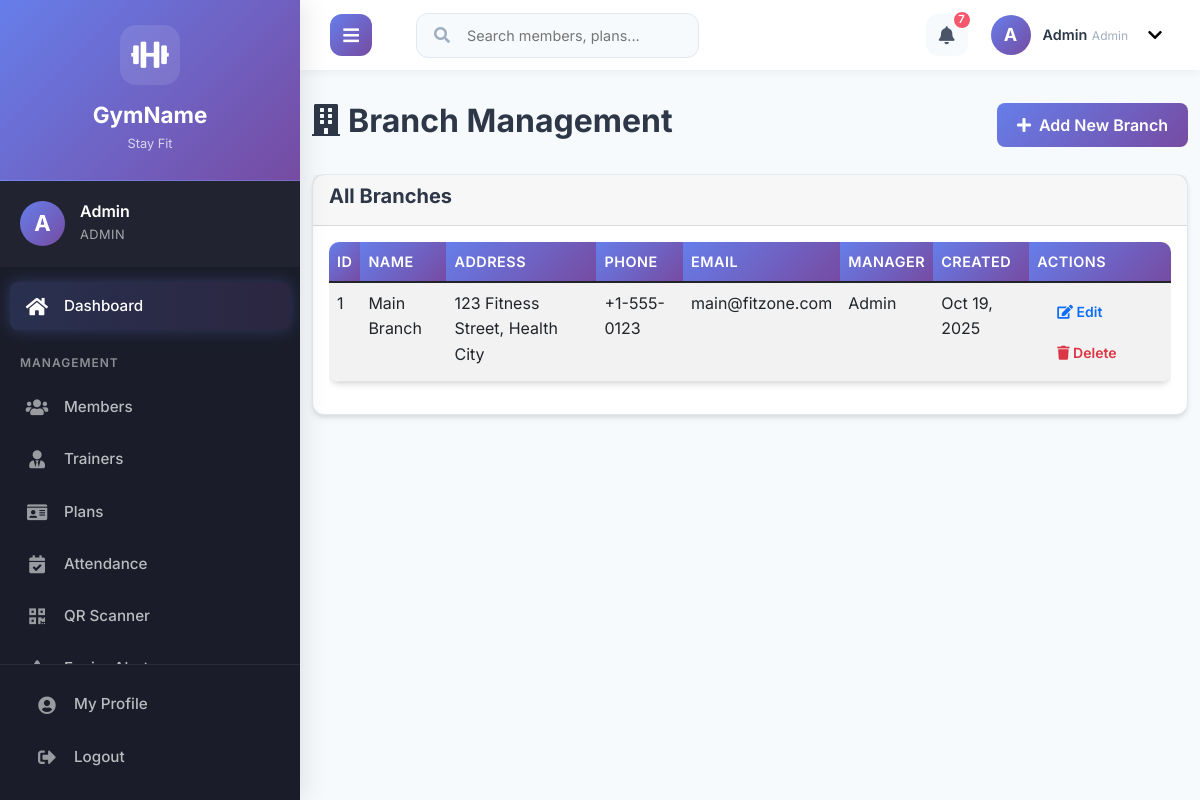
/admin/branches.php (signed in), run on the app's committed database.
### tables this page shows
CREATE TABLE branches (
    id INT AUTO_INCREMENT PRIMARY KEY,
    name VARCHAR(100) NOT NULL,
    address TEXT,
    phone VARCHAR(20),
    email VARCHAR(100),
    manager_id INT,
    created_at TIMESTAMP DEFAULT CURRENT_TIMESTAMP,
    FOREIGN KEY (manager_id) REFERENCES users(id)
);

CREATE TABLE users (
    id INT AUTO_INCREMENT PRIMARY KEY,
    name VARCHAR(100) NOT NULL,
    email VARCHAR(100) UNIQUE NOT NULL,
    password VARCHAR(255) NOT NULL,
    role_id INT DEFAULT 3,  
    phone VARCHAR(20),
    address TEXT,
    created_at TIMESTAMP DEFAULT CURRENT_TIMESTAMP,
    FOREIGN KEY (role_id) REFERENCES roles(id)
);

### admin/branches.php (the view, shortened to what this page needs)
<?php
require_once '../includes/config.php';
$branches = $conn->query("SELECT b.*, u.name as manager_name FROM branches b LEFT JOIN users u ON b.manager_id = u.id ORDER BY b.created_at DESC");
?>
<!DOCTYPE html>
<html lang="en">
<head>
    <link href="https://cdn.jsdelivr.net/npm/bootstrap@5.1.3/dist/css/bootstrap.min.css" rel="stylesheet">
    <link rel="stylesheet" href="https://cdnjs.cloudflare.com/ajax/libs/font-awesome/5.15.4/css/all.min.css">
    <link href="../assets/css/style.css" rel="stylesheet">
    <link rel="stylesheet" href="https://cdn.jsdelivr.net/npm/bootstrap-icons@1.10.0/font/bootstrap-icons.css">
</head>
<body>
    <div class="main-wrapper">
    <?php include '../includes/header.php'; ?>
    <div class="page-content">
        <div class="container-fluid">
        <div class="d-flex justify-content-between align-items-center mb-4">
            <h2><i class="fas fa-building me-2"></i>Branch Management</h2>
            <button class="btn btn-primary" data-bs-toggle="modal" data-bs-target="#addBranchModal">
                <i class="fas fa-plus me-2"></i>Add New Branch
            </button>
        </div>
        <div class="card">
            <div class="card-header">
                <h5>All Branches</h5>
            </div>
            <div class="card-body">
                <div class="table-responsive">
                    <table class="table table-striped table-hover">
                        <thead>
                            <tr>
                                <th>ID</th>
                                <th>Name</th>
                                <th>Address</th>
                                <th>Phone</th>
                                <th>Email</th>
                                <th>Manager</th>
                                <th>Created</th>
                                <th>Actions</th>
                            </tr>
                        </thead>
                        <tbody>
                            <?php while ($branch = $branches->fetch_assoc()): ?>
                                <tr>
                                    <td><?php echo $branch['id']; ?></td>
                                    <td><?php echo htmlspecialchars($branch['name']); ?></td>
                                    <td><?php echo htmlspecialchars($branch['address']); ?></td>
                                    <td><?php echo htmlspecialchars($branch['phone']); ?></td>
                                    <td><?php echo htmlspecialchars($branch['email']); ?></td>
                                    <td><?php echo htmlspecialchars($branch['manager_name'] ?? 'Not Assigned'); ?></td>
                                    <td><?php echo date('M d, Y', strtotime($branch['created_at'])); ?></td>
                                    <td>
                                        <button class="btn btn-sm btn-outline-primary" onclick="editBranch(<?php echo $branch['id']; ?>, '<?php echo addslashes($branch['name']); ?>', '<?php echo addslashes($branch['address']); ?>', '<?php echo addslashes($branch['phone']); ?>', '<?php echo addslashes($branch['email']); ?>', '<?php echo $branch['manager_id']; ?>')">
                                            <i class="fas fa-edit"></i> Edit
                                        </button>
                                        <button class="btn btn-sm btn-outline-danger" onclick="deleteBranch(<?php echo $branch['id']; ?>, '<?php echo addslashes($branch['name']); ?>')">
                                            <i class="fas fa-trash"></i> Delete
                                        </button>
                                    </td>
                                </tr>
                            <?php endwhile; ?>
                        </tbody>
                    </table>
                </div>
            </div>
        </div>
    </div>
    </div>
</body>
</html>

### assets/css/style.css (style rules this page uses)
:root { --primary-color: #667eea; --secondary-color: #764ba2; --accent-color: #4facfe; --success-color: #43e97b; --warning-color: #fa709a; --danger-color: #f5576c; --text-color: #4a5568; --text-color-light: #a0aec0; --heading-color: #2d3748; --bg-color: #f7fafc; --bg-light: #ffffff; --border-color: #e2e8f0; --font-family-sans-serif: 'Inter', -apple-system, BlinkMacSystemFont, "Segoe UI", Roboto, "Helvetica Neue", Arial, "Noto Sans", sans-serif, "Apple Color Emoji", "Segoe UI Emoji", "Segoe UI Symbol", "Noto Color Emoji"; --box-shadow: 0 4px 6px -1px rgba(0, 0, 0, 0.1), 0 2px 4px -1px rgba(0, 0, 0, 0.06); --box-shadow-lg: 0 10px 15px -3px rgba(0, 0, 0, 0.1), 0 4px 6px -2px rgba(0, 0, 0, 0.05); }
* { box-sizing: border-box; }
html { overflow-x: hidden; }
body { font-family: var(--font-family-sans-serif); background-color: var(--bg-color); color: var(--text-color); font-size: 16px; line-height: 1.6; margin: 0; padding: 0; overflow-x: hidden; width: 100%; }
h1, h2, h3, h4, h5, h6 { font-family: var(--font-family-sans-serif); color: var(--heading-color); font-weight: 700; line-height: 1.3; }
.card { border: 1px solid var(--border-color); border-radius: 12px; box-shadow: var(--box-shadow); transition: transform 0.2s ease, box-shadow 0.2s ease; background-color: var(--bg-light); }
.table { border-radius: 10px; overflow: hidden; box-shadow: var(--box-shadow); }
.table thead th { background: linear-gradient(135deg, var(--primary-color) 0%, var(--secondary-color) 100%); color: white; border: none; font-weight: 600; font-size: 0.9rem; text-transform: uppercase; letter-spacing: 0.5px; }
.btn { border-radius: 8px; transition: all 0.3s ease; font-weight: 600; padding: 10px 20px; border: none; }
.btn-primary { background: linear-gradient(135deg, var(--primary-color) 0%, var(--secondary-color) 100%); color: white; }
.main-wrapper { width: 100%; overflow-x: hidden; }
.page-content { transition: margin-left 0.4s cubic-bezier(0.25, 0.8, 0.25, 1); padding-top: 70px; min-height: 100vh; }
.container, .container-fluid { padding-top: 30px; padding-bottom: 30px; max-width: 100%; }
@media (min-width: 1200px) { body.sidebar-open .page-content { margin-left: 300px; } }

### data on the page
branches: id "1", name "Main Branch", address "123 Fitness Street, Health City", phone "+1-555-0123", email "main@fitzone.com", manager.name "Admin", created_at "Oct 19, 2025"

### other printed values
substr($_SESSION['user_name'], 0, 1) "A"
$_SESSION['user_name'] "Admin"
$_SESSION['user_role'] "ADMIN"
$notification_count "7"
$_SESSION['user_role'] "Admin"
